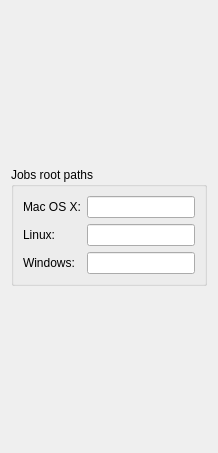
      <widget class="QWidget" name="jobPaths_tab">
       <attribute name="title">
        <string>Job Paths</string>
       </attribute>
       <layout class="QVBoxLayout" name="verticalLayout_9">
        <item>
         <spacer name="verticalSpacer_6">
          <property name="orientation">
           <enum>Qt::Vertical</enum>
          </property>
          <property name="sizeHint" stdset="0">
           <size>
            <width>20</width>
            <height>156</height>
           </size>
          </property>
         </spacer>
        </item>
        <item>
         <widget class="QGroupBox" name="jobRootPaths_groupBox">
          <property name="sizePolicy">
           <sizepolicy hsizetype="Preferred" vsizetype="Maximum">
            <horstretch>0</horstretch>
            <verstretch>0</verstretch>
           </sizepolicy>
          </property>
          <property name="title">
           <string>Jobs root paths</string>
          </property>
          <layout class="QFormLayout" name="formLayout_15">
           <property name="fieldGrowthPolicy">
            <enum>QFormLayout::ExpandingFieldsGrow</enum>
           </property>
           <item row="0" column="0">
            <widget class="QLabel" name="jobRootPathOSX_label">
             <property name="text">
              <string>Mac OS X:</string>
             </property>
            </widget>
           </item>
           <item row="0" column="1">
            <layout class="QHBoxLayout" name="jobRootPathOSX_horizontalLayout">
             <item>
              <widget class="QLineEdit" name="jobRootPathOSX_lineEdit"/>
             </item>
            </layout>
           </item>
           <item row="1" column="0">
            <widget class="QLabel" name="jobRootPathLinux_label">
             <property name="text">
              <string>Linux:</string>
             </property>
            </widget>
           </item>
           <item row="1" column="1">
            <layout class="QHBoxLayout" name="jobRootPathLinux_horizontalLayout">
             <item>
              <widget class="QLineEdit" name="jobRootPathLinux_lineEdit"/>
             </item>
            </layout>
           </item>
           <item row="2" column="0">
            <widget class="QLabel" name="jobRootPathWin_label">
             <property name="text">
              <string>Windows:</string>
             </property>
            </widget>
           </item>
           <item row="2" column="1">
            <layout class="QHBoxLayout" name="jobRootPathWin_horizontalLayout">
             <item>
              <widget class="QLineEdit" name="jobRootPathWin_lineEdit"/>
             </item>
            </layout>
           </item>
          </layout>
         </widget>
        </item>
        <item>
         <spacer name="verticalSpacer_7">
          <property name="orientation">
           <enum>Qt::Vertical</enum>
          </property>
          <property name="sizeHint" stdset="0">
           <size>
            <width>20</width>
            <height>156</height>
           </size>
          </property>
         </spacer>
        </item>
       </layout>
      </widget>
